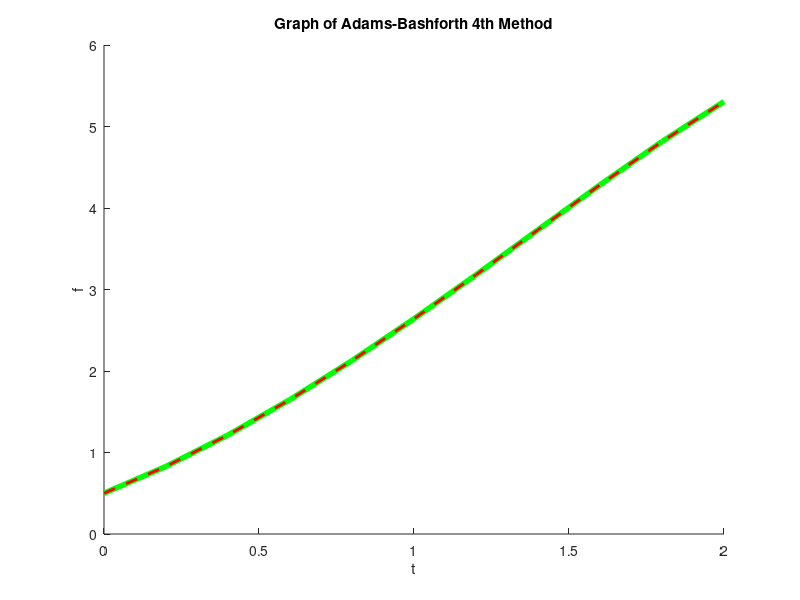

Recreate this plot in MATLAB. (Note: this script raises an error after producing the figure.)
%       Nama    : Z A I T U N
%       NIM     : H111 16 302
%       Tugas   : Komputasi Matematika
%       Program : Metode Adams-Bashforth Orde 4 untuk PD Orde Satu
clear;
clc;

%Persamaan Differensial Orde Satu
f = @(t,y) y - t^2 + 1;

%Solusi Analitik dari f
g = @(t) t^2 + 2*t + 1 - 0.5*exp(t);

%Diketahui
t0=0;  y0=0.5;
h=0.2;
n=10;
%==========================PERHITUNGAN==========================
for i=1:1:n+1
    t(i) = t0 + (i-1)*h;
end
%Runge Kutta 4th Order Method
y1(1) = y0;
for i=1:1:3
    k1=h*f(t(i),y1(i));
    k2=h*f(t(i)+0.5*h,y1(i)+0.5*k1);
    k3=h*f(t(i)+0.5*h,y1(i)+0.5*k2);
    k4=h*f(t(i)+h,y1(i)+k3);
    y1(i+1)=y1(i)+(1/6)*(k1+2*k2+2*k3+k4);
end

%predictor-corector
for i=4:1:n
    %Predictor
    y2p(i+1)=y1(i) + (h/24)*(55*f(t(i),y1(i))-59*f(t(i-1),y1(i-1))+37*f(t(i-2),y1(i-2))-9*f(t(i-3),y1(i-3)));
    %Corector
    y1(i+1)= y1(i) + (h/24)*(9*f(t(i+1),y2p(i+1))+19*f(t(i),y1(i))-5*f(t(i-1),y1(i-1))+f(t(i-2),y1(i-2)));
end

%Solusi Analitik
for i=1:n+1
    y4(i)=g((i-1)*h);
end

%Tabel Hasil Perhitungan
fprintf('  Table 5.14 Page 313, Adams_Bashforth 4th Pred_Cor\n');
fprintf('  ------------------------------------------\n');
     fprintf('    xi      yi         y(xi)     |y(xi)-yi|  \n');
fprintf('  ------------------------------------------\n');
for i=1:n+1
disp(sprintf('%6.1f   %8.7f   %8.7f   %8.7f%g',(i-1)*h,y1(i),y4(i),abs(y1(i)-y4(i))));
end
fprintf('  ------------------------------------------\n');

%Ploting Hasil Perhitungan
hold on
title('Graph of Adams-Bashforth 4th Method');
plot(t(1:n+1),y4(1:n+1),'g-','LineWidth',4);
plot(t(1:n+1),y1(1:n+1),'r--','LineWidth',2);

xlabel('t');ylabel('f');
legend('Analitik','Adams-Bashforth',fontsize=12);
set(legend,'location','west');